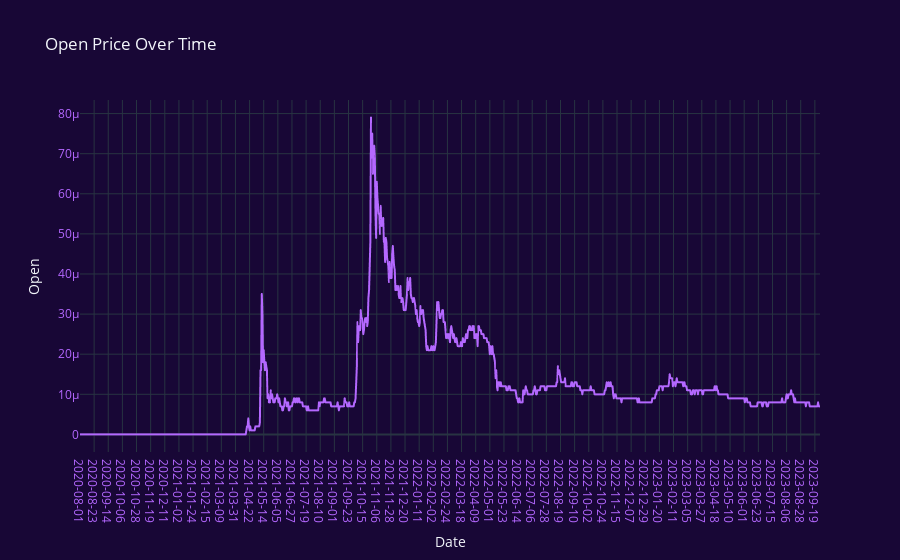

The notebook cell saved with this chart:
### Markdown cell above
# Visualizations

## i) Graph for Open Prices

### Code cell
import plotly.graph_objects as go

plt.figure(figsize=(14, 6))
fig = px.line(SHIBA.Open,x=SHIBA.Date, y='Open', labels={'x': 'Date', 'y': 'Price'}, title='Open Price Over Time')
fig.update_xaxes(type='category')  # Ensure the x-axis treats the index as categorical (date)
fig.update_xaxes(tickfont=dict(color='#B468FF'))  # Set x-axis label color to light purple
fig.update_yaxes(tickfont=dict(color='#B468FF'))
fig.update_layout(
    paper_bgcolor='#180736',  # Set the background color to white
    plot_bgcolor='#180736',  # Set the background color to white
    template="plotly_dark"  # Use the "plotly_dark" template
)
fig.update_traces(line=dict(color='#B468FF'))

fig.update_xaxes(showgrid=True)
fig.update_yaxes(showgrid=True)
fig.show()

### Figure 1 — Plotly figure (JSON) as saved in the notebook; plotly's stock layout.template omitted (floating-point values rounded to 4 significant figures; data arrays with more than 128 entries replaced by an {"elided": "..."} marker saying what was removed)
{"data": [{"hovertemplate": "Date=%{x}<br>Open=%{y}<extra></extra>", "legendgroup": "", "line": {"color": "#B468FF", "dash": "solid"}, "marker": {"symbol": "circle"}, "mode": "lines", "name": "", "showlegend": false, "type": "scattergl", "x": {"elided": "1153 str values"}, "xaxis": "x", "y": {"elided": "1153 float values"}, "yaxis": "y"}], "layout": {"legend": {"tracegroupgap": 0}, "paper_bgcolor": "#180736", "plot_bgcolor": "#180736", "title": {"text": "Open Price Over Time"}, "xaxis": {"anchor": "y", "domain": [0, 1], "showgrid": true, "tickfont": {"color": "#B468FF"}, "title": {"text": "Date"}, "type": "category"}, "yaxis": {"anchor": "x", "domain": [0, 1], "showgrid": true, "tickfont": {"color": "#B468FF"}, "title": {"text": "Open"}}}}
